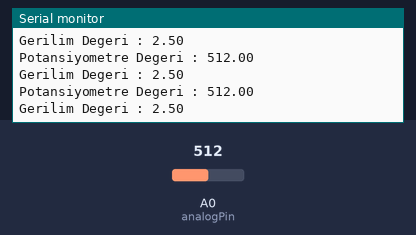
Bench run of a sketch on a simulated Arduino Uno, built with avr-gcc and run on an emulated ATmega328P. Parts: the last lines printed to the serial monitor. The inputs (shaded band) are chosen by the test bench; at power-on: A0 (analogPin) = 512.

Above: at 1.3 s.
1.4 s: A0 (analogPin) set to 716
At 1.83 s:
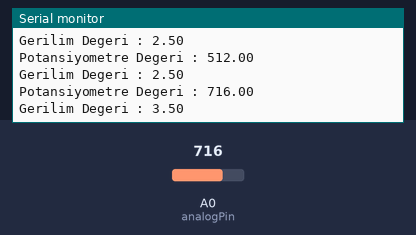
2.9 s: A0 (analogPin) set to 900
At 3.33 s:
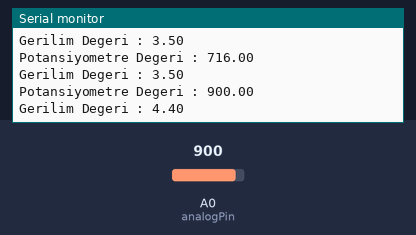
Timing chart, 0 to 5.9 s (numbered marks = the images above; inputs shaded):
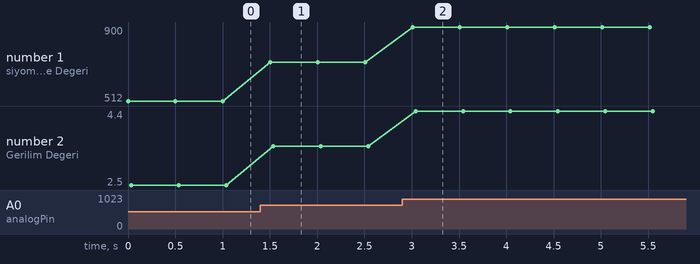

Measured:
- after the input at 1.4 s, the serial monitor: prints a new line after 0.10 s (image 1)
- after the input at 2.9 s, the serial monitor: prints a new line after 0.11 s (image 2)
- plotted number 1: 512 → 716 after the input at 1.4 s, 716 → 900 after the input at 2.9 s
- plotted number 2: 2.5 → 3.5 after the input at 1.4 s, 3.5 → 4.4 after the input at 2.9 s

The sketch:

PotansiyometreKullanimi.ino
```cpp
const int analogPin = A0;
float potansDeger = 0;
float gerilimDeger = 0;

void setup() {

  Serial.begin(9600);
}

void loop() {

 potansDeger = analogRead(analogPin);

 Serial.print("Potansiyometre Degeri : ");
 Serial.println(potansDeger);

 gerilimDeger = (potansDeger/1023.0)*5.0;

 Serial.print("Gerilim Degeri : ");
 Serial.println(gerilimDeger);

 delay(500);
}
```
